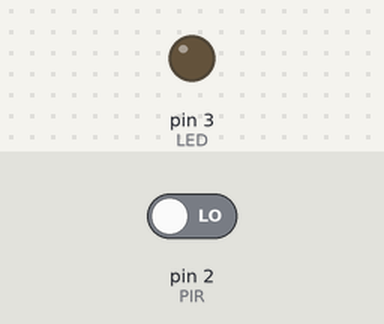
Recording of a sketch running on a simulated Arduino Uno, built with avr-gcc and run on an emulated ATmega328P. Shown: output pins drawn as LEDs (lit = HIGH). The test bench sets the inputs (shaded band); at power-on: pin 2 (PIR) LOW.

Above: at 1.2 s.
1.3 s: pin 2 (PIR) driven HIGH
At 2.5 s:
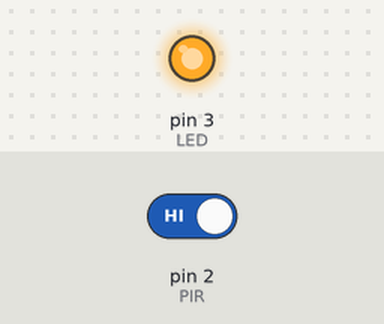
2.8 s: pin 2 (PIR) driven LOW
At 3.7 s:
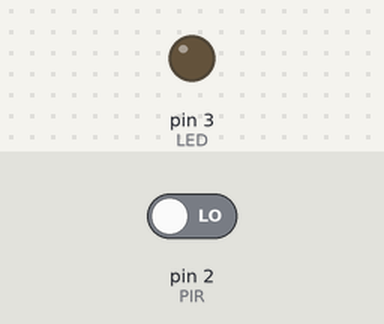
Timing chart, 0 to 5.8 s (numbered marks = the images above; inputs shaded):
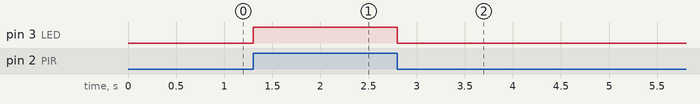

The sketch:

LED_Sensor.ino
```cpp
int LED = 3;
int PIR = 2;
int val = 0;

void setup() {
 pinMode(LED, OUTPUT);
 pinMode(PIR, INPUT);
}

void loop() {
  val = digitalRead(PIR);
  if(val==HIGH){
    digitalWrite(LED,HIGH);
  }
  else{
    digitalWrite(LED,LOW);
  }

}
```

Measured:
- after the input at 1.3 s, pin 3 (LED): LOW → HIGH at once
- after the input at 2.8 s, pin 3 (LED): HIGH → LOW at once
